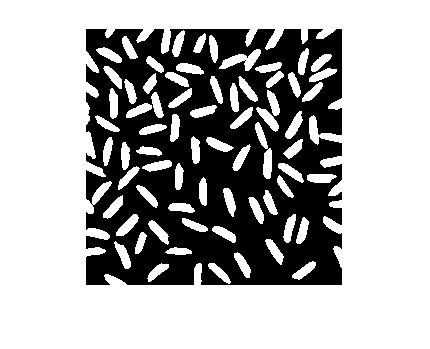
%> input picture Canny-Edge-Detection/rice.png, 430 x 349 px
$ octave mainScript.m   (GNU Octave 9; MATLAB toolbox functions it lacks are replaced by stand-ins)
%> lines starting %> are read from the running program, lines starting %| are printed output that depends on the picture; in (x1, y1, x2, y2) boxes, pixels count from 0 and x2, y2 are one past the last pixel; in counts of white or black regions, pixels touching at a corner belong together; the program's own positions count from 1
%% Loading, displaying and smoothening the image

im = single(rgb2gray(imread('rice.png')));
%> im: size 349x430 single; 68% white; 1 black region, box (x1, y1, x2, y2) and area: (86, 29, 342, 285) 47950
imagesc(im);
daspect([1 1 1]);
axis tight;
colormap('gray');
title('Original Image');

smooth_filter = fspecial('gaussian', 2*round(3*1) + 1, 1);
im = imfilter(im, smooth_filter);

%% 1 - Robert Operator Edge Detection

opX = [1 0; 0 -1];
opY = [0 1; -1 0];

imX = imfilter(im, opX);
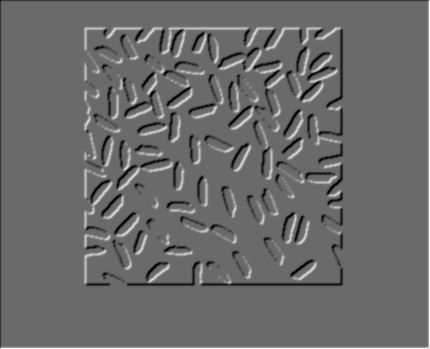
%> imX: size 349x430 single; min -128, max 178.4, mean 0.9; drawn with min black and max white
imY = imfilter(im, opY);

grad = sqrt(imX.^2 + imY.^2);
angle = atan2(imY,imX)*180/pi;

% non-maximal suppression
[h,w] = size(im);
%> h = 349; w = 430
g_m = zeros(size(grad));
for i=2:h-1
    for j=2:w-1
        if (angle(i,j)>=-22.5 && angle(i,j)<=22.5) || (angle(i,j)<-157.5 && angle(i,j)>=-180)
            if (grad(i,j) >= grad(i,j+1)) && (grad(i,j) >= grad(i,j-1))
                g_m(i,j)= grad(i,j);
            end
        elseif (angle(i,j)>=22.5 && angle(i,j)<=67.5) || (angle(i,j)<-112.5 && angle(i,j)>=-157.5)
            if (grad(i,j) >= grad(i+1,j+1)) && (grad(i,j) >= grad(i-1,j-1))
                g_m(i,j)= grad(i,j);
            end
        elseif (angle(i,j)>=67.5 && angle(i,j)<=112.5) || (angle(i,j)<-67.5 && angle(i,j)>=-112.5)
            if (grad(i,j) >= grad(i+1,j)) && (grad(i,j) >= grad(i-1,j))
                g_m(i,j)= grad(i,j);
            end
        elseif (angle(i,j)>=112.5 && angle(i,j)<=157.5) || (angle(i,j)<-22.5 && angle(i,j)>=-67.5)
            if (grad(i,j) >= grad(i+1,j-1)) && (grad(i,j) >= grad(i-1,j+1))
                g_m(i,j)= grad(i,j);
            end
        end
    end
end
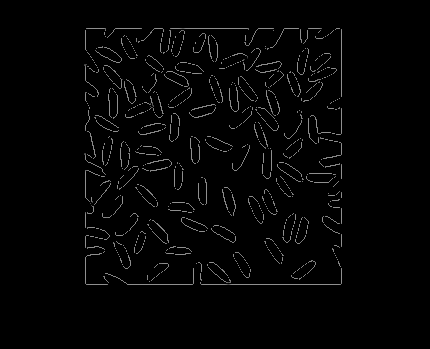
%> g_m: size 349x430 double; min 0, max 143.9, mean 4.4

max_g_m = max(g_m(:));
%> max_g_m = 143.9

% Hysteresis Thresholding
th_low = 0.01*max_g_m;
%> th_low = 1.44
th_high = 0.1*max_g_m;
%> th_high = 14.39

edges = g_m>th_high;
%> edges: size 349x430 logical; 3.3% white in thin lines or dots, all inside (x1, y1, x2, y2) = (84, 28, 342, 285)

for i=2:h-1
    for j=2:w-1
        if (g_m(i,j)>th_low) && (g_m(i+1,j)>th_high || g_m(i-1,j)>th_high || g_m(i,j+1)>th_high || g_m(i,j-1)>th_high || g_m(i-1, j-1)>th_high || g_m(i-1, j+1)>th_high || g_m(i+1, j+1)>th_high || g_m(i+1, j-1)>th_high)
            edges(i,j) = 1;
        end
    end
end

figure, imagesc(edges);
daspect([1 1 1]);
axis tight;
colormap('gray');
title('Edge detection using Robert operator');

%% 2 - Prewitt Operator Edge Detection

opX = [1 0 -1; 1 0 -1; 1 0 -1];
opY = [1 1 1; 0 0 0; -1 -1 -1];

imX = imfilter(im, opX);
imY = imfilter(im, opY);
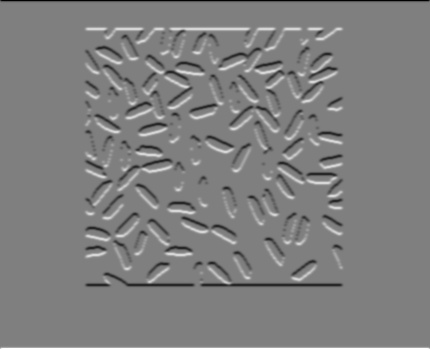
%> imY: size 349x430 single; min -720.3, max 720.3, mean 0; mean of the top-left, top-right, bottom-left and bottom-right quarters -1.6, -1.9, 1.6, 1.9; drawn with min black and max white

grad = sqrt(single(imX.^2 + imY.^2));
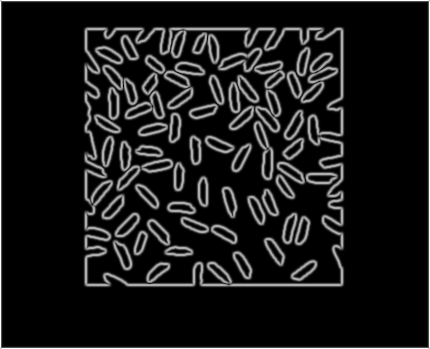
%> grad: size 349x430 single; min 0, max 720.3, mean 71.8; drawn with min black and max white
angle = atan2(imY,imX)*180/pi;
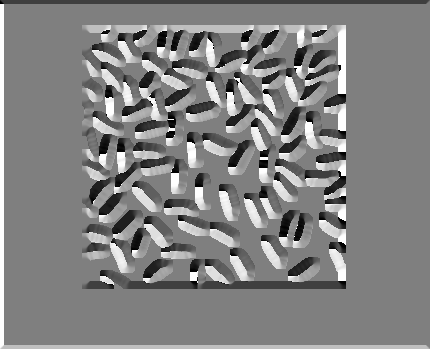
%> angle: size 349x430 single; min -180, max 180, mean 4.3; drawn with min black and max white

% non-maximal suppression
[h,w] = size(im);
g_m = zeros(size(grad));
for i=2:h-1
    for j=2:w-1
        if (angle(i,j)>=-22.5 && angle(i,j)<=22.5) || (angle(i,j)<-157.5 && angle(i,j)>=-180)
            if (grad(i,j) >= grad(i,j+1)) && (grad(i,j) >= grad(i,j-1))
                g_m(i,j)= grad(i,j);
            end
        elseif (angle(i,j)>=22.5 && angle(i,j)<=67.5) || (angle(i,j)<-112.5 && angle(i,j)>=-157.5)
            if (grad(i,j) >= grad(i+1,j+1)) && (grad(i,j) >= grad(i-1,j-1))
                g_m(i,j)= grad(i,j);
            end
        elseif (angle(i,j)>=67.5 && angle(i,j)<=112.5) || (angle(i,j)<-67.5 && angle(i,j)>=-112.5)
            if (grad(i,j) >= grad(i+1,j)) && (grad(i,j) >= grad(i-1,j))
                g_m(i,j)= grad(i,j);
            end
        elseif (angle(i,j)>=112.5 && angle(i,j)<=157.5) || (angle(i,j)<-22.5 && angle(i,j)>=-67.5)
            if (grad(i,j) >= grad(i+1,j-1)) && (grad(i,j) >= grad(i-1,j+1))
                g_m(i,j)= grad(i,j);
            end
        end
    end
end
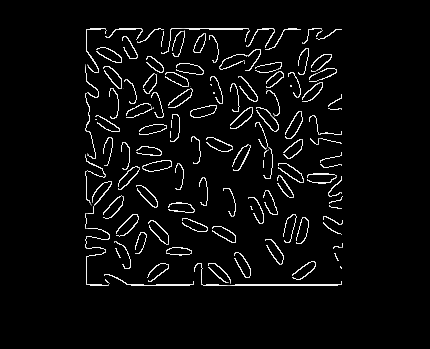
%> g_m: size 349x430 double; 6.07% of pixels changed, all inside (x1, y1, x2, y2) = (84, 28, 343, 286); drawn with min black and max white

max_g_m = max(g_m(:));
%> max_g_m = 511.2

% Hysteresis Thresholding
th_low = 0.01*max_g_m;
%> th_low = 5.11
th_high = 0.1*max_g_m;
%> th_high = 51.12

edges = g_m>th_high;
%> edges: size 349x430 logical; 4.6% white in thin lines or dots, all inside (x1, y1, x2, y2) = (85, 28, 343, 286)

for i=2:h-1
    for j=2:w-1
        if (g_m(i,j)>th_low) && (g_m(i+1,j)>th_high || g_m(i-1,j)>th_high || g_m(i,j+1)>th_high || g_m(i,j-1)>th_high || g_m(i-1, j-1)>th_high || g_m(i-1, j+1)>th_high || g_m(i+1, j+1)>th_high || g_m(i+1, j-1)>th_high)
            edges(i,j) = 1;
        end
    end
end

figure, imagesc(edges);

daspect([1 1 1]);
axis tight;
colormap('gray');
title('Edge detection using Prewitt operator');

%% 3 - Sobel Operator Edge Detection

opX = [1 0 -1; 2 0 -2; 1 0 -1];
opY = [1 2 1; 0 0 0; -1 -2 -1];

imX = imfilter(im, opX);
imY = imfilter(im, opY);

grad = sqrt(single(imX.^2 + imY.^2));
angle = atan2(imY,imX)*180/pi;

% non-maximal suppression
[h,w] = size(im);
g_m = zeros(size(grad));
for i=2:h-1
    for j=2:w-1
        if (angle(i,j)>=-22.5 && angle(i,j)<=22.5) || (angle(i,j)<-157.5 && angle(i,j)>=-180)
            if (grad(i,j) >= grad(i,j+1)) && (grad(i,j) >= grad(i,j-1))
                g_m(i,j)= grad(i,j);
            end
        elseif (angle(i,j)>=22.5 && angle(i,j)<=67.5) || (angle(i,j)<-112.5 && angle(i,j)>=-157.5)
            if (grad(i,j) >= grad(i+1,j+1)) && (grad(i,j) >= grad(i-1,j-1))
                g_m(i,j)= grad(i,j);
            end
        elseif (angle(i,j)>=67.5 && angle(i,j)<=112.5) || (angle(i,j)<-67.5 && angle(i,j)>=-112.5)
            if (grad(i,j) >= grad(i+1,j)) && (grad(i,j) >= grad(i-1,j))
                g_m(i,j)= grad(i,j);
            end
        elseif (angle(i,j)>=112.5 && angle(i,j)<=157.5) || (angle(i,j)<-22.5 && angle(i,j)>=-67.5)
            if (grad(i,j) >= grad(i+1,j-1)) && (grad(i,j) >= grad(i-1,j+1))
                g_m(i,j)= grad(i,j);
            end
        end
    end
end
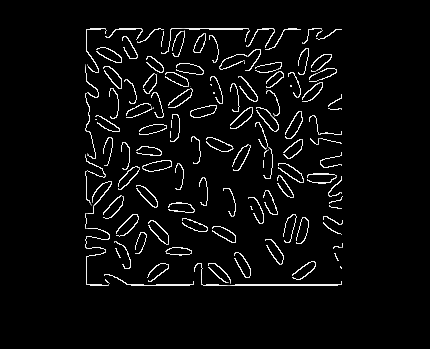
%> g_m: size 349x430 double; 4.68% of pixels changed, all inside (x1, y1, x2, y2) = (85, 28, 343, 286); drawn with min black and max white

max_g_m = max(g_m(:));
%> max_g_m = 686.7

% Hysteresis Thresholding
th_low = 0.01*max_g_m;
%> th_low = 6.87
th_high = 0.1*max_g_m;
%> th_high = 68.67

edges = g_m>th_high;

for i=2:h-1
    for j=2:w-1
        if (g_m(i,j)>th_low) && (g_m(i+1,j)>th_high || g_m(i-1,j)>th_high || g_m(i,j+1)>th_high || g_m(i,j-1)>th_high || g_m(i-1, j-1)>th_high || g_m(i-1, j+1)>th_high || g_m(i+1, j+1)>th_high || g_m(i+1, j-1)>th_high)
            edges(i,j) = 1;
        end
    end
end

figure, imagesc(edges);

daspect([1 1 1]);
axis tight;
colormap('gray');
title('Edge detection using Sobel operator');
